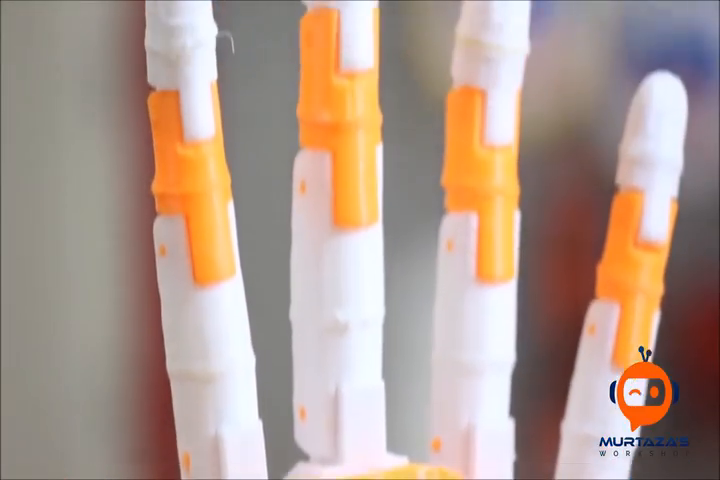
#> input picture frame 105 of cvtest1/Resources/test_video.mp4, 720 x 480 px, given in place of the camera
$ python video_processing.py
#> lines starting #> are read from the running program, lines starting #| are printed output that depends on the picture; after the words box and inside, x2 and y2 are one past the last pixel; in counts of white or black regions, pixels touching at a corner belong together
### hello_cv_py/stats.py
import sys
import time
import logging as log
from dataclasses import dataclass

# _pv = sys.version_info
# if _pv[0] == 3 and _pv[1] == 6:
#     # if using py 3.6 - backport of 3.7 dataclasses
#     from dataclasses import dataclass

MS = 1000
USEC = MS * MS

@dataclass
class Stats:
    begin_time: float
    end_time: float
    process_duration: float
    mark_time: float
    total_count: int
    failed: int

    def __init__(self):
        self.process_duration = 0
        self.total_count = 0
        self.failed_count = 0
        self.begin()
        self.end()

    def begin(self):
        self.begin_time = time.perf_counter()

    def end(self):
        self.end_time = time.perf_counter()

    def mark(self):
        self.mark_time = time.perf_counter()

    def bump(self, is_error=False):
        delta = time.perf_counter() - self.mark_time
        if delta > 0:
            self.process_duration += delta
        self.total_count += 1
        if is_error:
            self.failed_count += 1

    # [12 lines left out: function inference_summary, not called in this run]

    def fps_summary(self):
        if self.begin_time > self.end_time:
            self.end_time = time.perf_counter()
        dur = self.end_time - self.begin_time
        str = f"\n  Elapsed time: {dur:.2f} sec\n"
        str += f"  Capture time: {self.process_duration:.2f} sec\n"
        if dur > 0 and self.total_count > 0:
            fps = self.total_count / self.process_duration
            str += f"  Total frames: {self.total_count}\n"
            str += f"    frames/sec: {fps:.2f}\n"
        return str

    def __str__(self):
        # return self.inference_summary()
        return self.fps_summary()


# [19 lines that do not run on import are left out]

### hello_cv_py/video_processing.py
import time

# https://www.pyimagesearch.com/2015/12/21/increasing-webcam-fps-with-python-and-opencv/

import cv2
import numpy as np

from stats import Stats

threshold = 40
sx = 10
sy = 50

# 10X smaller
ww = 384
wh = 216

INP = "input"
OUT = "output"

hidden = True
hidden = False

use_cam = True

if use_cam:
    capture = cv2.VideoCapture(0)
else:
    capture = cv2.VideoCapture("./video/lemon.mp4")

if not capture.isOpened():
    print("Could not open video!")
    exit(4)

print("Press ESC to exit")

flags = cv2.WINDOW_NORMAL | cv2.WINDOW_KEEPRATIO

cv2.namedWindow(OUT, flags)
cv2.resizeWindow(OUT, ww, wh)
cv2.moveWindow(OUT, sy + ww, sx)

cv2.namedWindow(INP, flags)
cv2.resizeWindow(INP, ww, wh)
cv2.moveWindow(INP, sy, sx)

s = Stats()
s.begin()
while True:
    s.mark()
    ret, frame = capture.read()
#> frame is the input picture: shape (480, 720, 3); mean B, G, R 141.3, 152.9, 174.1
    if not ret:
        break
    s.bump()
    if not hidden:
        # print(f"frame size {frame.shape}")
        frame = cv2.resize(frame, (ww, wh))
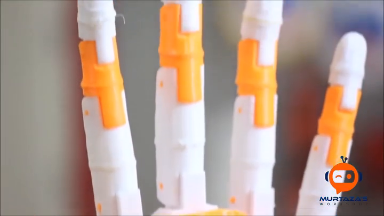
#> frame: shape (216, 384, 3); mean B, G, R 141.2, 152.8, 174
        # print(f"resized {frame.shape}")
        cv2.imshow(INP, frame)
        # print(f"after imshow {frm.shape}")

        # # Convert frame to HSV
        frame = cv2.cvtColor(frame, cv2.COLOR_BGR2HSV)
#> frame: shape (216, 384, 3); mean H, S, V 56.1, 53.5, 176.8
        # Obtain Hue channel
        hue = frame[:, :, 0]
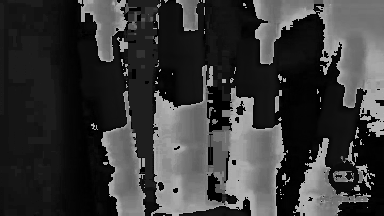
#> hue: shape (216, 384); min 0, max 179, mean 56.1
        # Apply thresholding
        hCopy = hue.copy()
        hue[hCopy > threshold] = 0
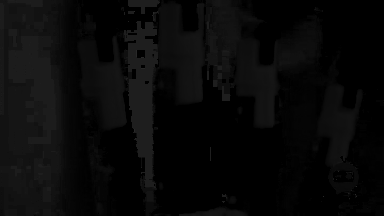
#> hue: shape (216, 384); min 0, max 40, mean 8.8
        hue[hCopy <= threshold] = 1
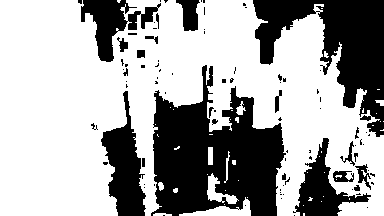
#> hue: shape (216, 384); values 0 (black) and 1 (white), 65.4% white; 90 black regions (67 under 20 px), largest, box (x1, y1, x2, y2) and area: (151, 65, 286, 216) 12110, (253, 0, 384, 137) 7987, (101, 91, 146, 216) 2789
        # # increase the dimension of the existing array by one more dimension, when used once
        frame = frame * hue[:, :, np.newaxis]
#> frame: shape (216, 384, 3); mean H, S, V 0.7, 46.1, 107.3
        cv2.imshow(OUT, frame)
    k = cv2.waitKey(1)
#> (key Esc is pressed here)
    if k == 27:
        break

s.end()
print(s.fps_summary())

capture.release()
cv2.destroyWindow(INP)
cv2.destroyWindow(OUT)
cv2.destroyAllWindows()

exit(0)
#> (the program exits here)

$ run again, starting later in the video
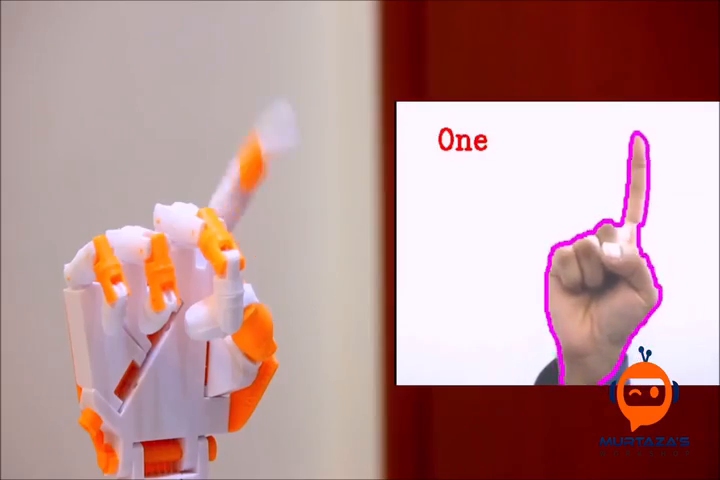
#> input picture frame 475 of cvtest1/Resources/test_video.mp4, 720 x 480 px, given in place of the camera
#> frame is the input picture: shape (480, 720, 3); mean B, G, R 147.9, 148.3, 185.4
#> `frame = cv2.resize(frame, (ww, wh))`:
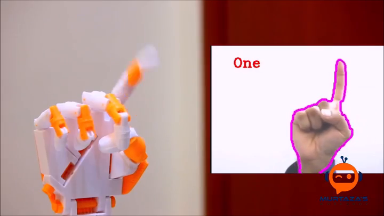
#> frame: shape (216, 384, 3); mean B, G, R 147.8, 148.2, 185.3
#> `hue[hCopy <= threshold] = 1`:
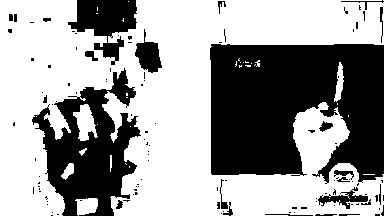
#> hue: shape (216, 384); values 0 (black) and 1 (white), 61.5% white; 115 black regions (91 under 20 px), largest, box (x1, y1, x2, y2) and area: (210, 44, 384, 184) 19544, (32, 68, 141, 216) 7809, (68, 0, 137, 65) 2317

$ run again, starting later in the video
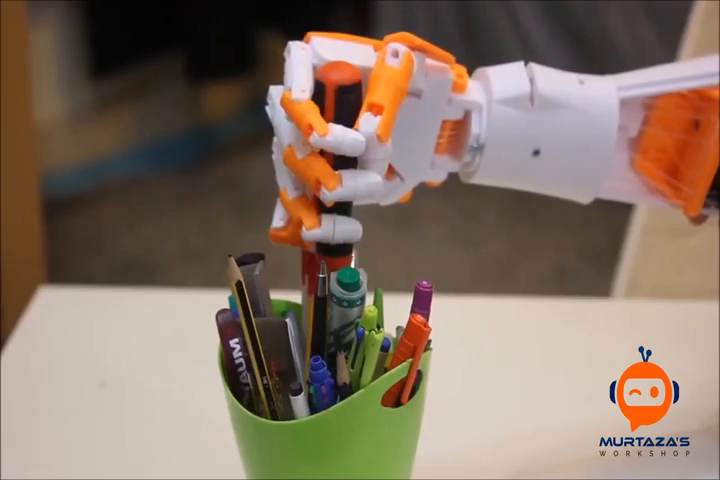
#> input picture frame 845 of cvtest1/Resources/test_video.mp4, 720 x 480 px, given in place of the camera
#> frame is the input picture: shape (480, 720, 3); mean B, G, R 101.1, 116.1, 134.1
#> `frame = cv2.resize(frame, (ww, wh))`:
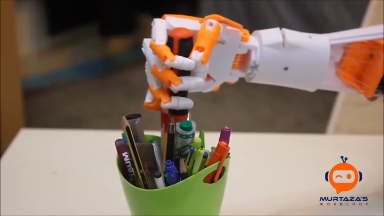
#> frame: shape (216, 384, 3); mean B, G, R 101.1, 116.1, 134.1
#> `hue[hCopy <= threshold] = 1`:
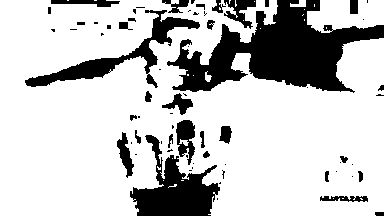
#> hue: shape (216, 384); values 0 (black) and 1 (white), 77.6% white; 68 black regions (37 under 20 px), largest, box (x1, y1, x2, y2) and area: (167, 0, 384, 93) 9279, (130, 135, 220, 216) 3361, (25, 10, 200, 88) 2457
